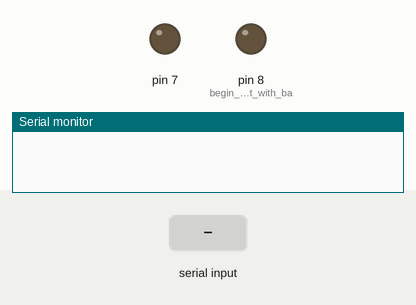
This sketch was run on a simulated Arduino Uno, built with avr-gcc and run on an emulated ATmega328P. Shown: output pins drawn as LEDs (lit = HIGH), the last lines printed to the serial monitor. The test bench sets the inputs (shaded band).

Above: at 1.2 s.
1.3 s: "08008DA1BC98" received over Serial
At 2.0 s:
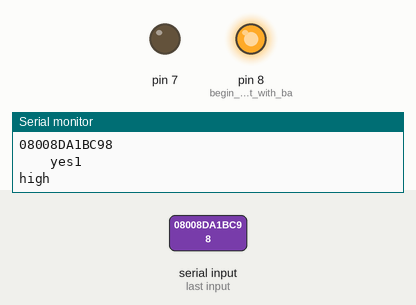
4.3 s: "0" received over Serial
At 5.9 s:
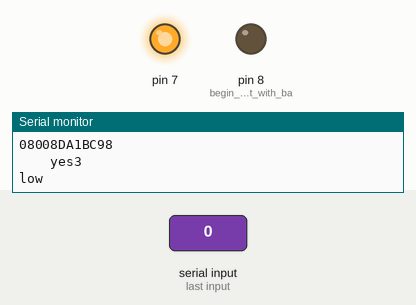
Timing chart, 0 to 8.5 s (numbered marks = the images above; inputs shaded):
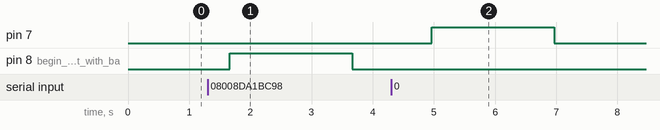

The sketch:

RFID_BOTH_DIRECTIONS_WITH_CARD.ino
```cpp
int count = 0;                                          // count = 0
char input[13];                                         // character array of size 12
boolean flag1 = 0;
String a;
int flag  = 0;
void setup()
{
   Serial.begin(9600);
   pinMode(7,OUTPUT);
   pinMode(8,OUTPUT);// begin serial port with baud rate 9600bps
}
void loop()
{
   if(Serial.available())
   {
      count = 0;
      while(Serial.available() && count < 12)          // Read 12 characters and store them in input array
      {
         input[count] = Serial.read();
         count++;
         delay(5);
      }
      Serial.print(input);                             // Print RFID tag number

      if((input[0] ^ input[2] ^ input[4] ^ input[6] ^ input[8] == input[10]) &&
         (input[1] ^ input[3] ^ input[5] ^ input[7]  == input[11]))
            Serial.println("No Error");
             a = String(input);
   Serial.println(a);

   if ( a == "08008DA1BC98")
   {Serial.print("    yes");
   flag = flag + 1;

     Serial.println(flag);
   delay(300);

  if(flag == 1)
    {digitalWrite(8, HIGH);
    digitalWrite(7,LOW);
      Serial.println("high");
      delay(2000);
    digitalWrite(8, LOW);
    digitalWrite(7,LOW);
 delay(1000);
   flag = 2;
     }

if(flag == 3)
{
  digitalWrite(7,HIGH);
digitalWrite(8, LOW);
  Serial.println("low");
  delay(2000);

    digitalWrite(8, LOW);
    digitalWrite(7,LOW);
    delay(1000);
    flag = 4;
  }


if(flag  == 4)
{flag = 0;
  }
   }


   }
}
```

Measured:
- after the input at 1.3 s, pin 8 (begin_serial_port_with_ba): LOW → HIGH after 0.36 s, → LOW 2.0 s later
- after the input at 4.3 s, pin 7: LOW → HIGH after 0.67 s, → LOW 2.0 s later
